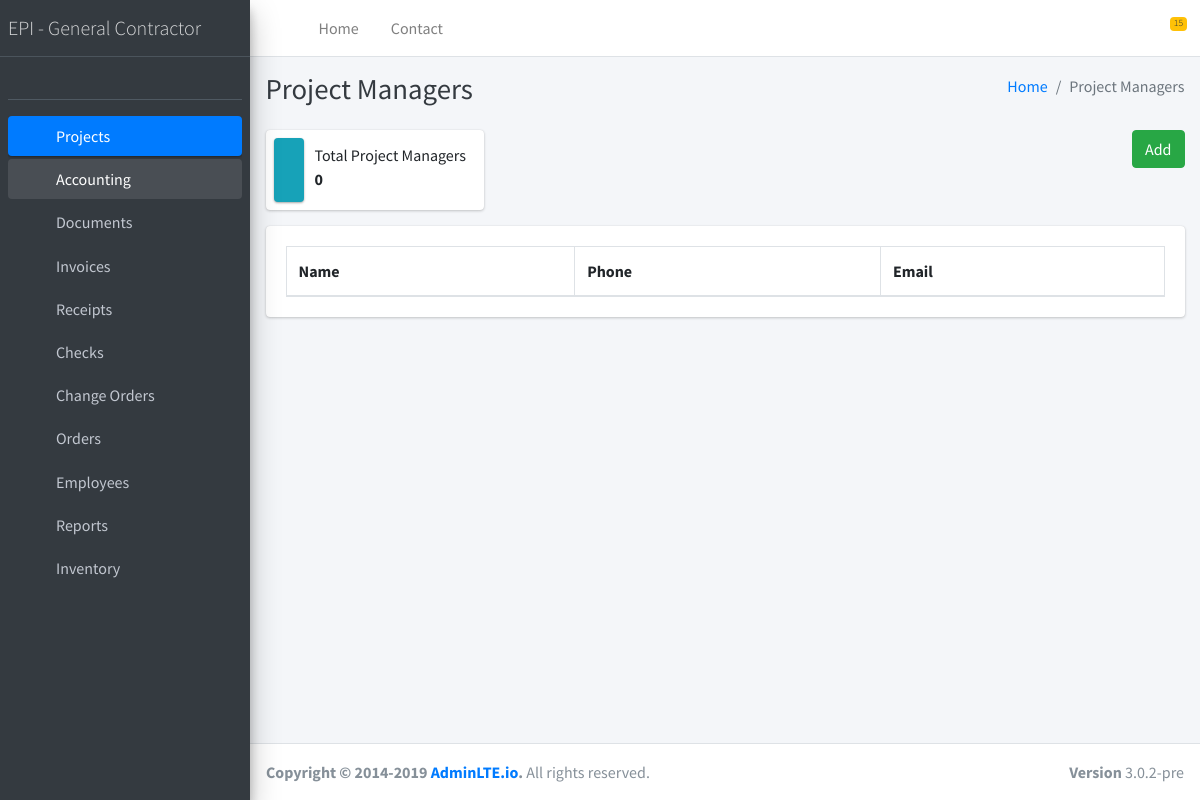
Page /project_managers/ on the earlier database version.
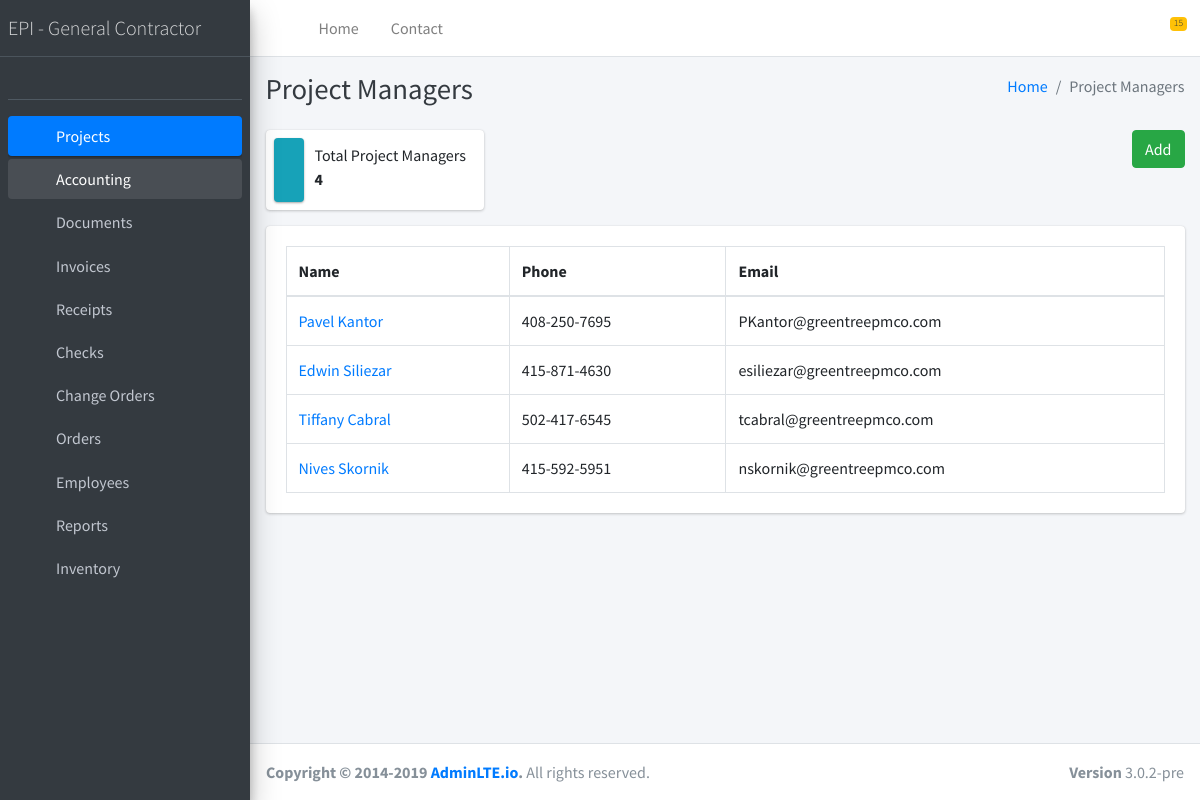
Same page on the later database version.
### project_managers/models.py (models this page shows, shortened)
class Project_manager(models.Model):
    name = models.CharField(max_length=255)
    phone = models.CharField(max_length=255, blank=True)
    email = models.EmailField(blank=True)
    created_at = models.DateTimeField(auto_now=True)
    updated_at = models.DateTimeField(auto_now_add=True)
    class Meta:
        verbose_name = 'Resident Manager'
        verbose_name_plural = 'Resident Managers'

### project_managers/views.py (the view)
def index(request, template_name='project_managers/index.html'):
    list = Project_manager.objects.filter()
    data = {}
    data['list'] = list
    return render(request, template_name, data)

### templates/project_managers/index.html (shortened to what this page needs)
{% extends 'base.html' %}
{% load static %}
{% block content %}
  <div class="content-wrapper">
    <div class="content-header">
      <div class="container-fluid">
        <div class="row mb-2">
          <div class="col-sm-6">
            <h1 class="m-0 text-dark">Project Managers</h1>
          </div>
          <div class="col-sm-6">
            <ol class="breadcrumb float-sm-right">
              <li class="breadcrumb-item"><a href="#">Home</a></li>
              <li class="breadcrumb-item active">Project Managers</li>
            </ol>
          </div>
        </div>
      </div>
    </div>
    <section class="content">
      <div class="container-fluid">
        <div class="row">
          <div class="col-12 col-sm-6 col-md-3">
            <div class="info-box">
              <span class="info-box-icon bg-info elevation-1"><i class="far fa-money-bill-alt"></i></span>
              <div class="info-box-content">
                <span class="info-box-text">Total Project Managers</span>
                <span class="info-box-number">
                    {{ list.count }}
                </span>
              </div>
            </div>
          </div>
            <div class="col-12 col-sm-6 col-md-3 offset-md-6 text-right">
                <a href="{% url 'project_manager_create' %}" class="btn btn-success">Add</a>
            </div>
        </div>
          <div class="row">
          <div class="col-12">
          <div class="card">
              <div class="card-body">
                <table id="inspection_table" class="table table-bordered table-condensed">
                  <thead>
                    <tr>
                        <th>Name</th>
                        <th>Phone</th>
                        <th>Email</th>
                    </tr>
                  </thead>
                  <tbody>
                    {% for item in list %}
                    <tr>
                        <td><a href="{% url 'resident_manager_read' item.id %}">{{ item.name }}</a></td>
                        <td>{{ item.phone }}</td>
                        <td>{{ item.email }}</td>
                    </tr>
                  {% endfor %}
                  </tbody>
                </table>
              </div>
            </div>
          </div>
        </div>
      </div>
    </section>
  </div>
{% endblock content %}

Differences in the rows shown:
added Project_manager: name "Pavel Kantor", phone "408-250-7695", email "PKantor@greentreepmco.com"
added Project_manager: name "Edwin Siliezar", phone "415-871-4630", email "esiliezar@greentreepmco.com"
added Project_manager: name "Tiffany Cabral", phone "502-417-6545", email "tcabral@greentreepmco.com"
added Project_manager: name "Nives Skornik", phone "415-592-5951", email "nskornik@greentreepmco.com"
Other differences:
{{ list.count }}: "0" → "4"
